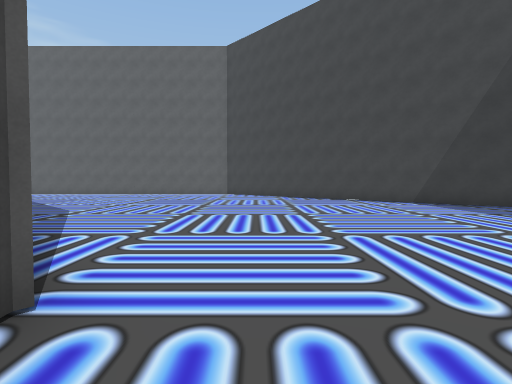
[1] (above)

16 first-person views from a walk through a scene from a Unity 3-D project. The camera is 1.4 m above the floor, tilts 2° down and sees 80° across. The floor is counted in squares, 2 m on a side. Each view is taken from the middle of a square. On the plan, view 1 faces up. The plan holds only what a view shows up to about 10 squares ahead; the rest is blank. The place goes on beyond the plan. The player character is not drawn. Some animated figures are left out. Some surface patterns are stand-ins.

[2]
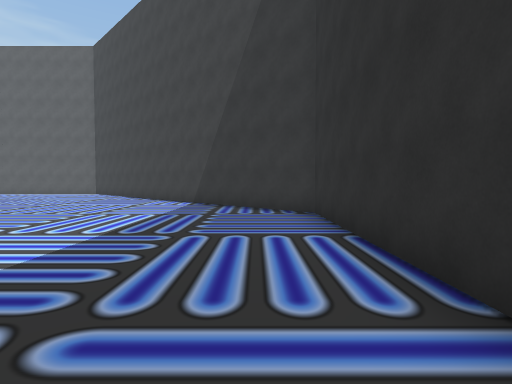

[3]
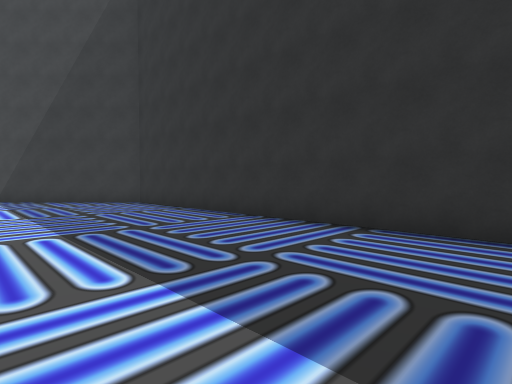

[4]
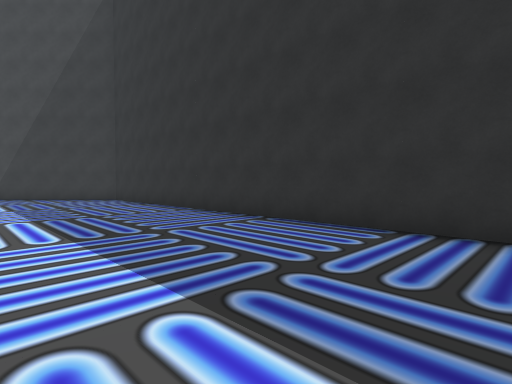

[5]
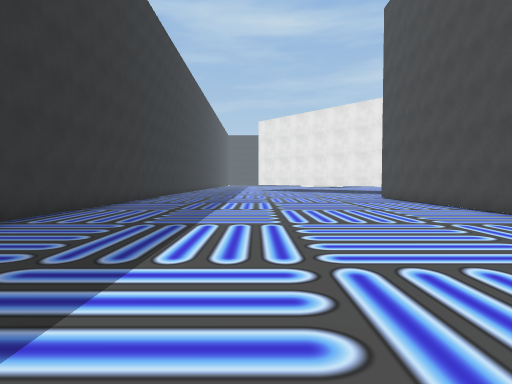

[6]
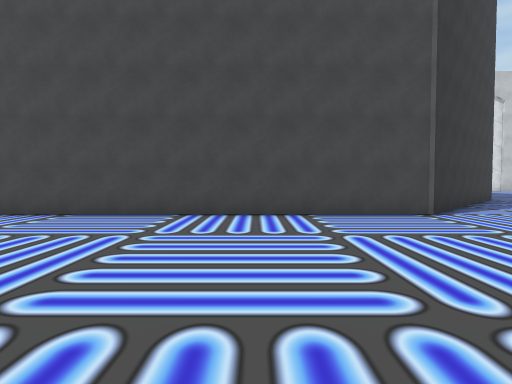

[7]
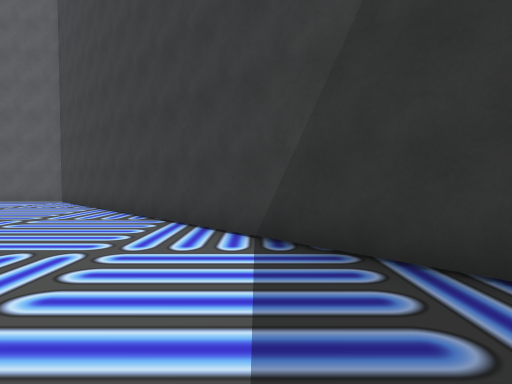

[8]
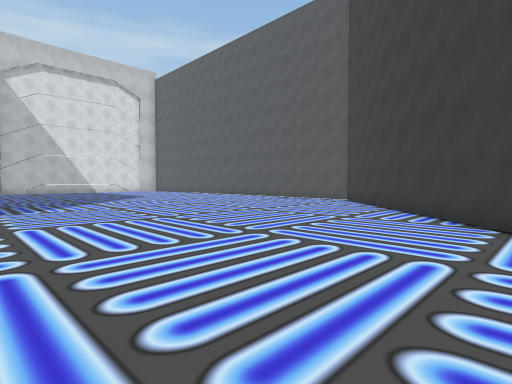

[9]
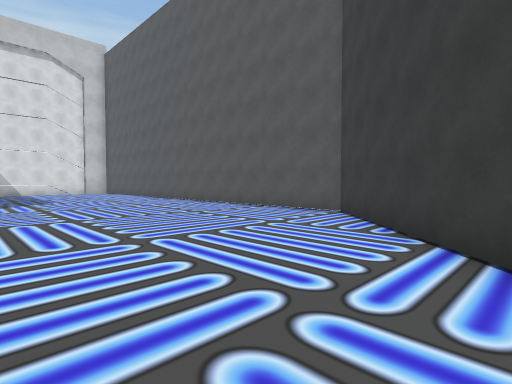

[10]
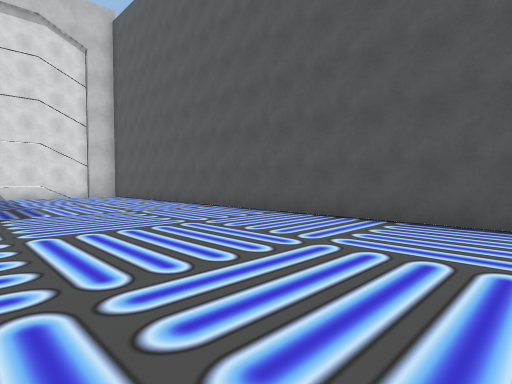

[11]
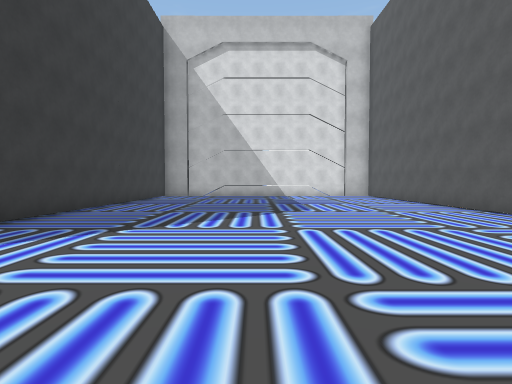

[12]
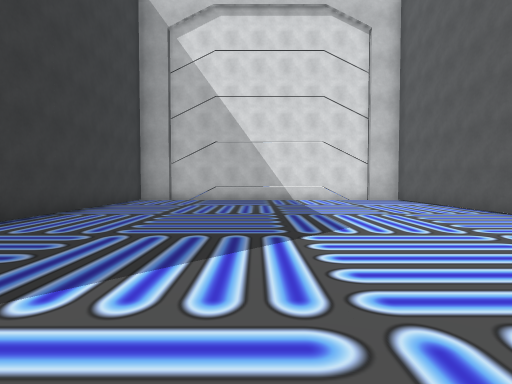

[13]
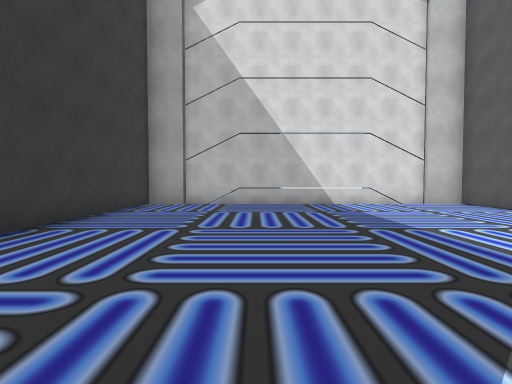

[14]
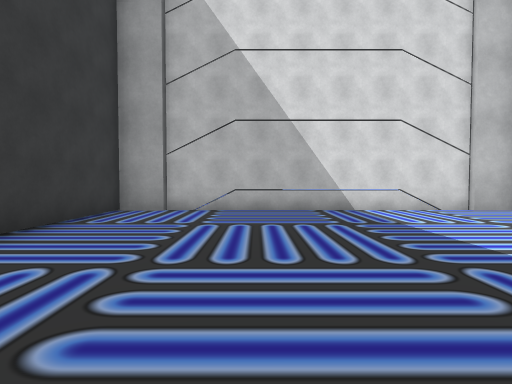

[15]
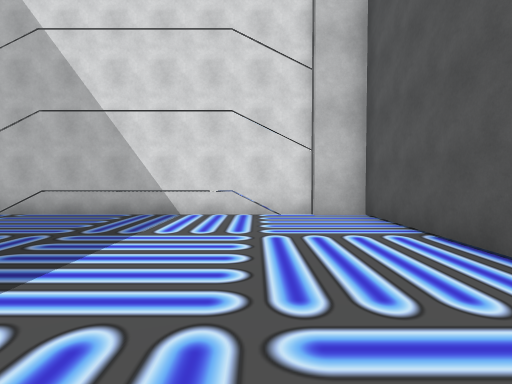

[16]
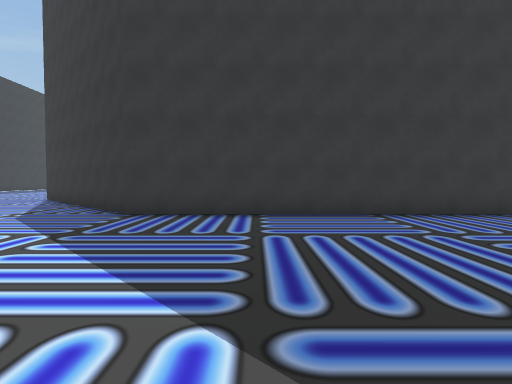

### Floor plan
Points are (right, up) in squares from view 1. A wall is a line through its corners. A room is listed if a view was taken in it or the views show most of it. See-through windows are left out.
Room 1 (views 1, 2, 3, 4, 5, 6, 7, 8, 9, 10, 11, 12, 13, 14, 15, 16)
walls: (8.3, -6) (8.3, 6.5) (-1.5, 16.3) (-16.4, 16.3) (-16.4, 6.8) (-6.3, 6.8) (-1.3, 1.7) (-1.3, -6.5)

Where each view was taken, in squares from view 1:
view 1: 0 up, 0 right, facing up
view 2: 0 up, 7 right, facing up
view 3: 3 down, 4 right, facing up-right
view 4: 5 down, 4 right, facing up-right
view 5: 4 up, 4 right, facing down
view 6: 2 down, 5 right, facing left
view 7: 6 up, 5 right, facing up
view 8: 6 up, 4 right, facing up-left
view 9: 10 up, 2 right, facing up-left
view 10: 11 up, 2 left, facing up-left
view 11: 11 up, 2 left, facing left
view 12: 11 up, 5 left, facing left
view 13: 10 up, 7 left, facing left
view 14: 10 up, 9 left, facing left
view 15: 14 up, 10 left, facing left
view 16: 13 up, 9 left, facing down
